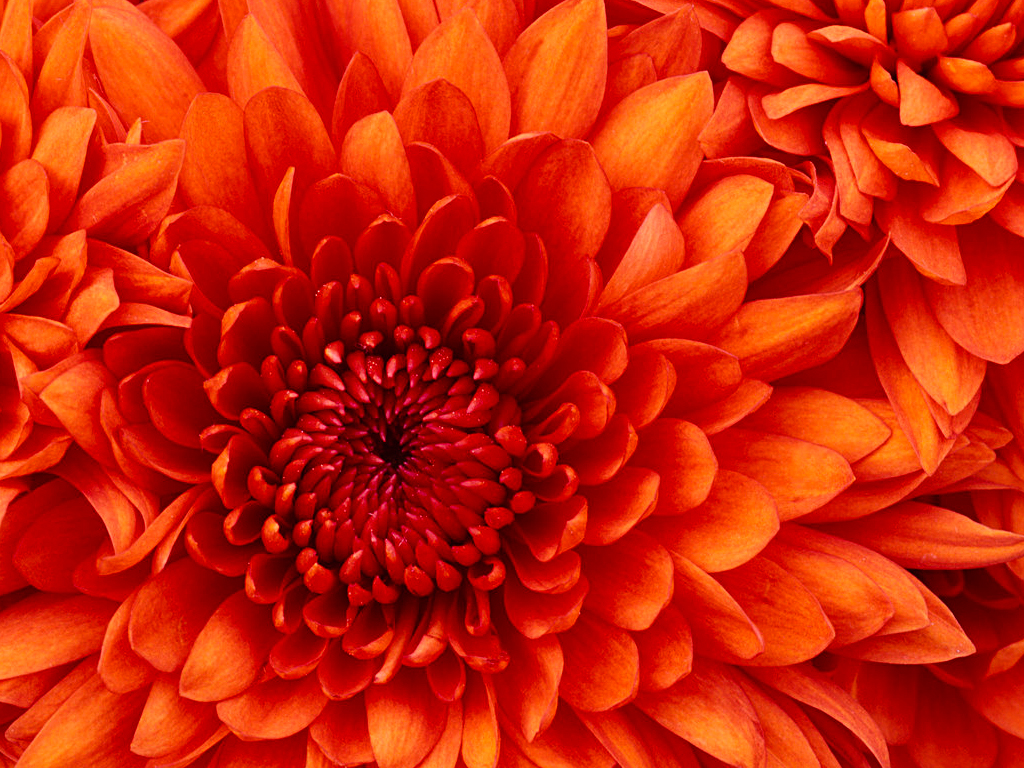
#> input picture cmm/Chrysanthemum.jpg, 1024 x 768 px
$ python pca.py
#> lines starting #> are read from the running program, lines starting #| are printed output that depends on the picture
# ecoding=utf8
'''
Created on 2015-4-28

@author: qq
'''
import os, sys
from PIL import Image
import numpy
from matplotlib import pylab
from numpy import dot, linalg, sqrt, array


def pca(X):
    """ 主成分分析：
    输入：矩阵X ，其中该矩阵中存储训练数据，每一行为一条训练数据
    返回：投影矩阵（按照维度的重要性排序）、方差和均值"""
    # 获取维数
    num_data, dim = X.shape
    # 数据中心化
    mean_X = X.mean(axis=0)
    X = X - mean_X
    if dim > num_data:
        # PCA- 使用紧致技巧
        M = dot(X, X.T)
        # 协方差矩阵
        e, EV = linalg.eigh(M)  # 特征值和特征向量
        tmp = dot(X.T, EV).T  # 这就是紧致技巧
        V = tmp[::-1]  # 由于最后的特征向量是我们所需要的，所以需要将其逆转
        S = sqrt(e)[::-1]  # 由于特征值是按照递增顺序排列的，所以需要将其逆转
        for i in range(V.shape[1]):
            V[:, i] /= S
    else:
        # PCA- 使用SVD 方法
        U, S, V = linalg.svd(X)
        V = V[:num_data]  # 仅仅返回前nun_data 维的数据才合理
        # 返回投影矩阵、方差和均值
    return V, S, mean_X

img = Image.open("Chrysanthemum.jpg").convert('L')
h, l = img.size
#> h = 1024; l = 768
img.save("Chrysanthemum.jpg_L.jpg")
imgs= Image.open("Desert.jpg").convert('L')
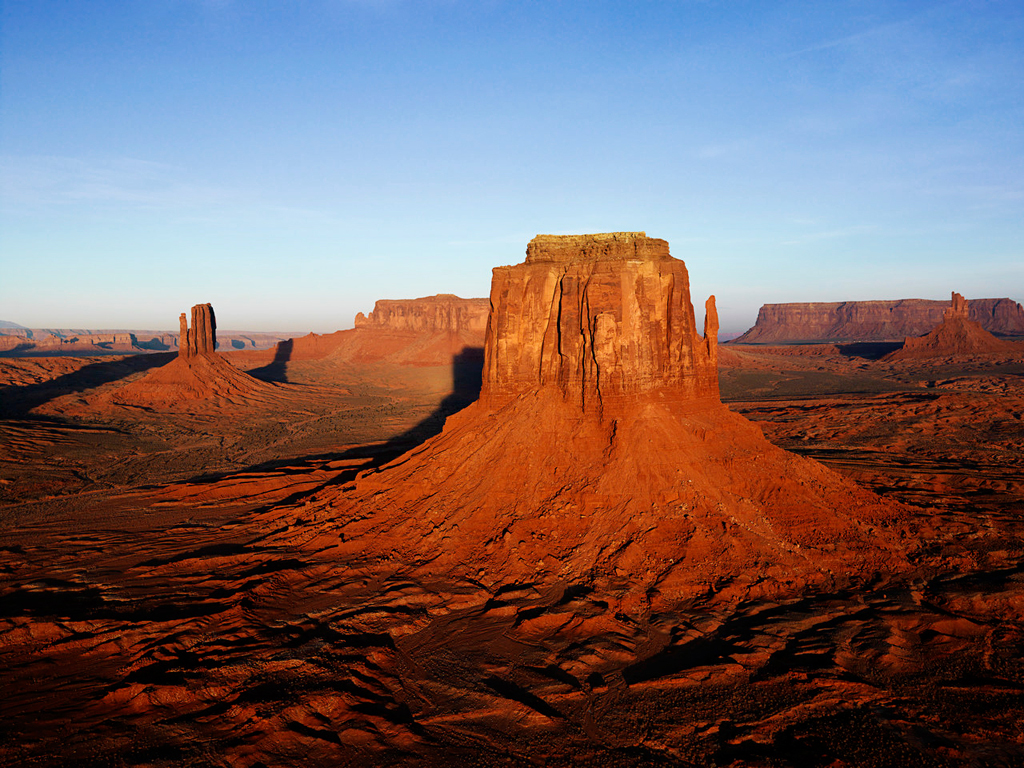
#> input picture cmm/Desert.jpg, 1024 x 768 px
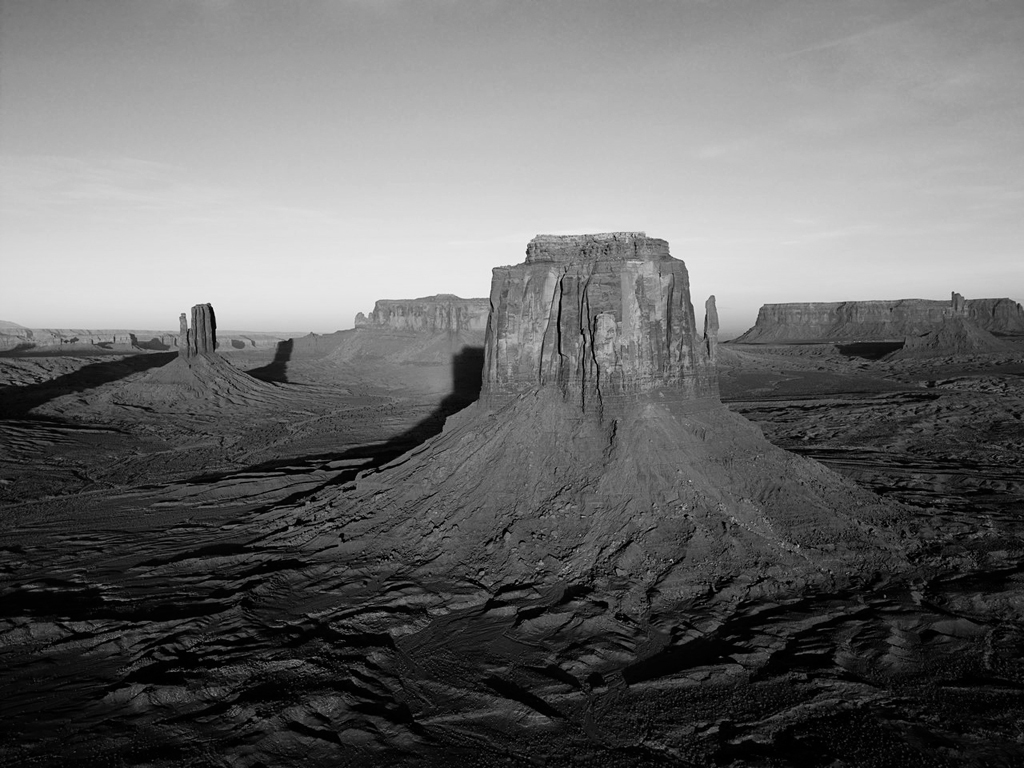
#> imgs: PIL image 1024x768 L; min 0, max 245, mean 105.3

imgss= Image.open("Hydrangeas.jpg").convert('L')
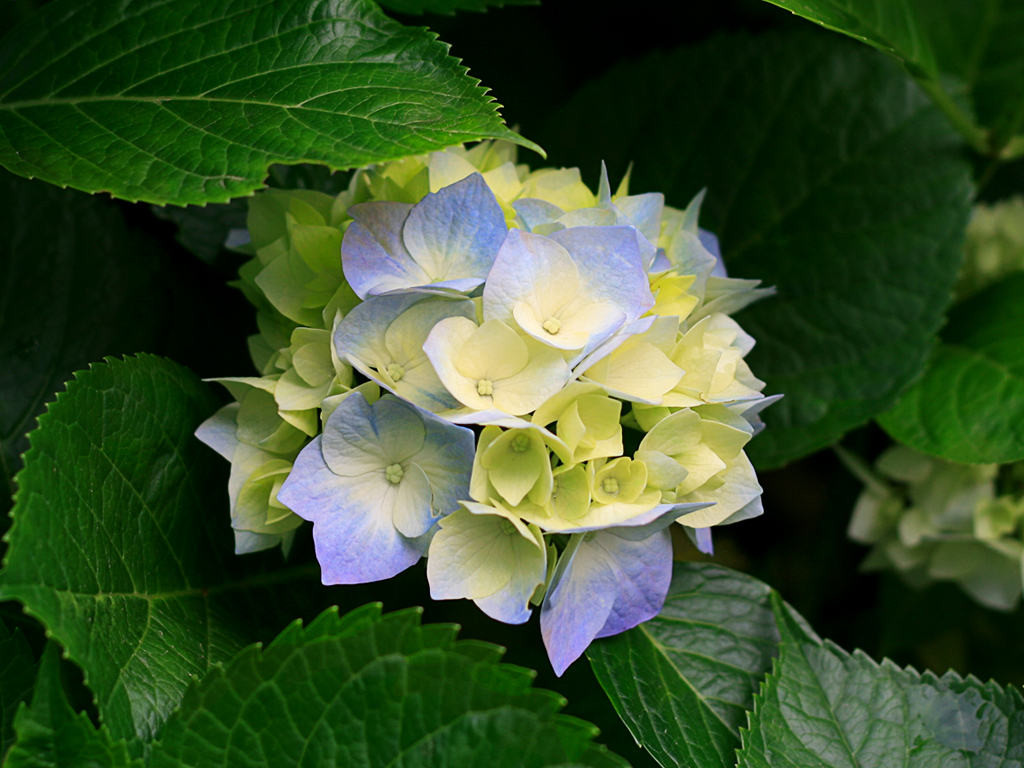
#> input picture cmm/Hydrangeas.jpg, 1024 x 768 px
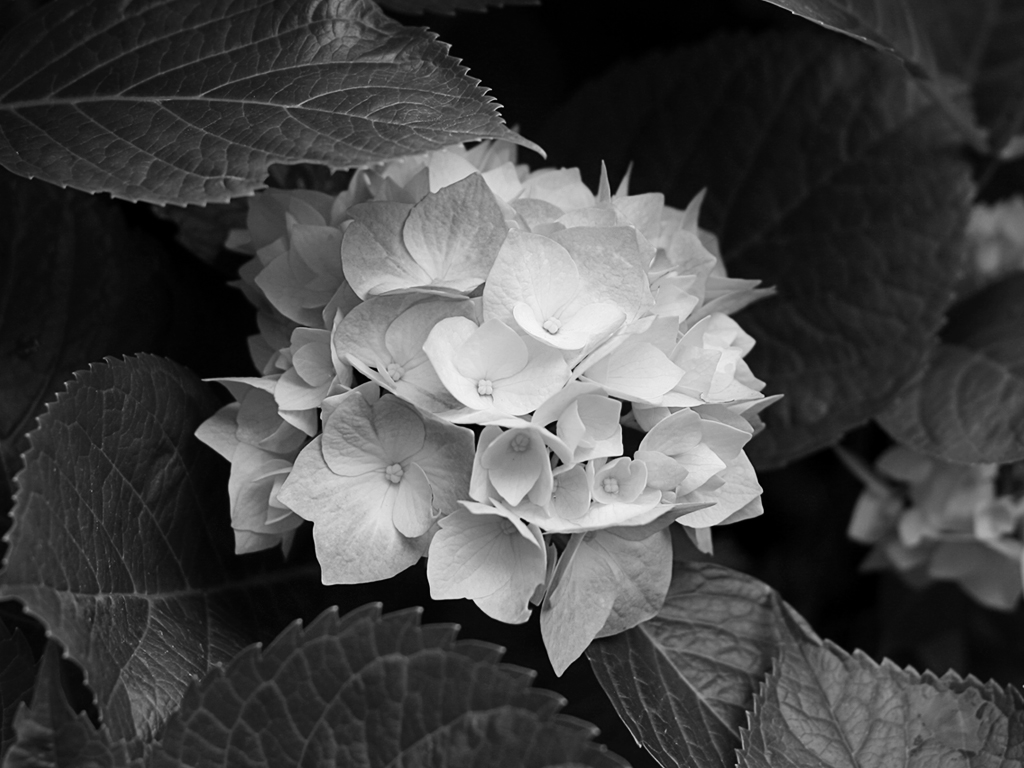
#> imgss: PIL image 1024x768 L; min 0, max 248, mean 69.8

h, l = imgs.size
immatrix = array([array(imgs).flatten(), array(imgss).flatten(), array(img).flatten(), array(imgs).flatten()])


V, S, immean = pca(immatrix)
#> in pca, `M = dot(X, X.T)`: M = [[1.39e+09, -1.79e+09, -988466219.5, 1.39e+09], [-1.79e+09, 3.56e+09, 14755741, -1.79e+09], [-988466219.5, 14755741, 1.96e+09, -988466219.5], [1.39e+09, -1.79e+09, -988466219.5, 1.39e+09]]
#> in pca, `e, EV = linalg.eigh(M)`: e = [-1.49e-07, 8.25e-08, 2.35e+09, 5.95e+09]; EV = [[0.517, 0.695, 0.166, -0.471], [0.5, -0.0121, 0.5, 0.707], [0.5, -0.0121, -0.833, 0.236], [0.483, -0.719, 0.166, -0.471]]
#> in pca, `S = sqrt(e)[::-1]`: S = [77157.6, 48457.7, 0.000287, nan]
#> S = [77157.6, 48457.7, 0.000287, nan]
img1 = V[0].reshape(l, h)
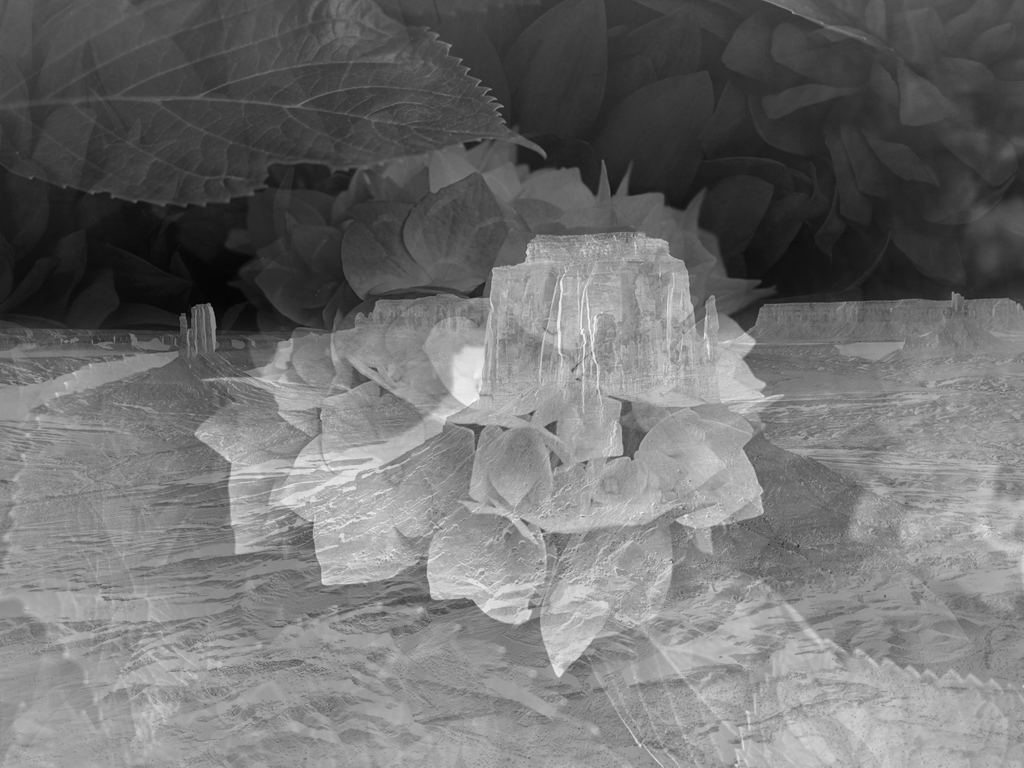
#> img1: shape (768, 1024) float64; min -0.00276, max 0.00258, mean -0.000395; drawn with min black and max white

#pylab.subplot(2,4,1)

pylab.imshow(img1)
#pylab.subplot(2,4,2)
#pylab.imshow(immean.reshape(l, h) )
pylab.gray()
pylab.show()
